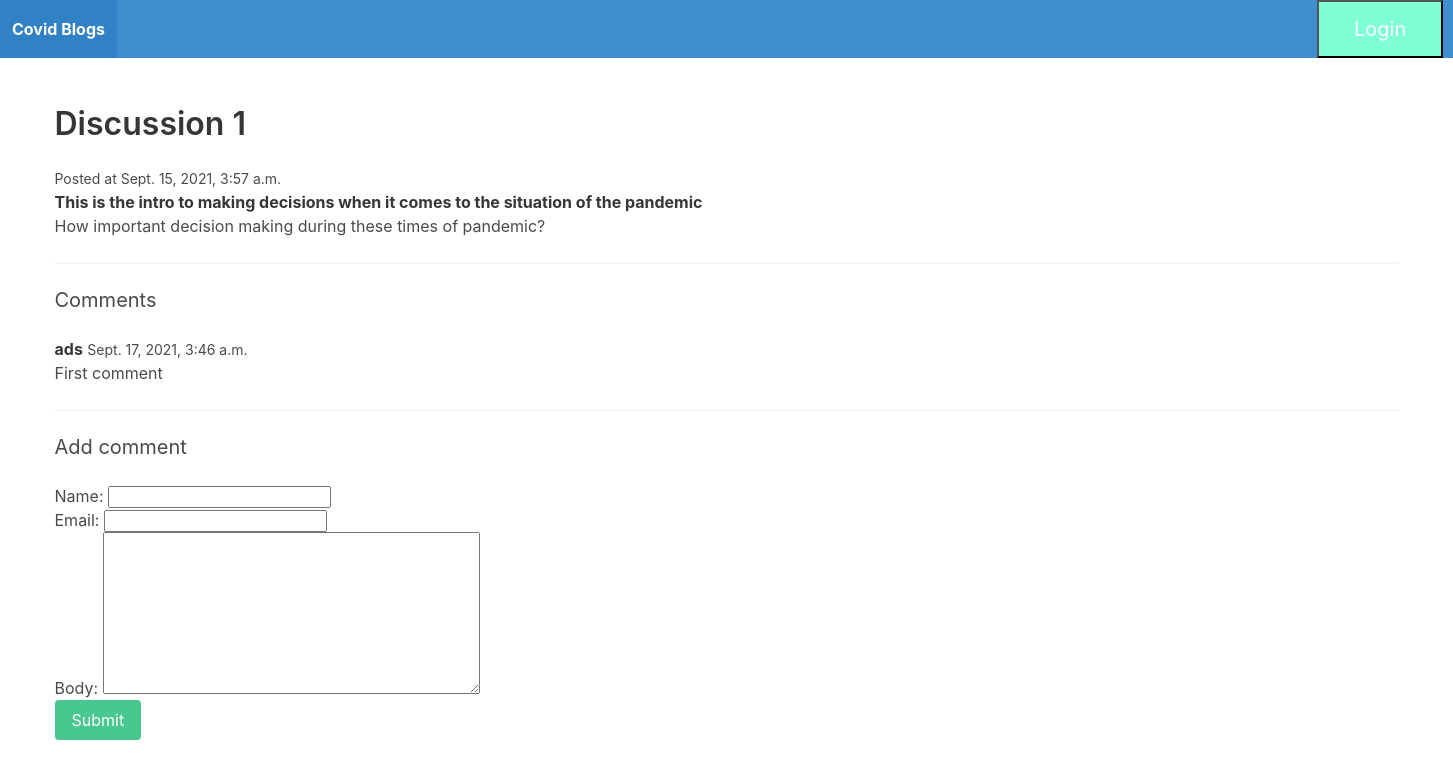
Page /post-1/ on the committed database.
### blog/models.py (models this page shows)
class Post(models.Model):
    title = models.CharField(max_length=255)
    slug = models.SlugField()
    intro = models.TextField()
    body = models.TextField()
    date_added = models.DateTimeField(auto_now_add=True)

class Comment(models.Model):
    post = models.ForeignKey(Post, related_name='comments', on_delete=models.CASCADE)
    name = models.CharField(max_length=255)
    email = models.EmailField()
    body = models.TextField()
    date_added = models.DateTimeField(auto_now_add=True)

### blog/views.py (the view)
# urls.py: path('<slug:slug>/', post_detail, name='post_detail'),
def post_detail(request, slug):
    post = Post.objects.get(slug=slug)
    if request.method == 'POST':
        form = CommentForm(request.POST)
        if form.is_valid():
            comment = form.save(commit=False)
            comment.post = post
            comment.save()
            return redirect('post_detail', slug=post.slug)
    else:
        form = CommentForm()
    return render(request, 'blog/post_detail.html', {'post': post, 'form': form})

### blog/forms.py
class CommentForm(forms.ModelForm):
    class Meta:
        model = Comment
        fields = ['name', 'email', 'body']

### blog/templates/blog/post_detail.html (shortened to what this page needs)
{% extends 'blog/base.html' %}
{% block content %}
    <h1 class="title">{{ post.title }}</h1>
    <small>Posted at {{ post.date_added }}</small>
    <p><strong>{{ post.intro }}</strong></p>
    <p>{{ post.body }}</p>
    <hr>
    <h2 class="subtitle">Comments</h2>
    {% for comment in post.comments.all %}
    <article class="media">
        <div class="media-content">
            <div class="content">
                <p>
                    <strong>{{ comment.name }}</strong>
                    <small>{{ comment.date_added }}</small>
                    <br>
                    {{ comment.body }}
                </p>
            </div>
        </div>
    </article>
    {% empty %}
    <div class="notification">
        <p>No comments yet!</p>
    </div>
    {% endfor %}
    <hr>
    <h2 class="subtitle">Add comment</h2>
    <form method="post" action=".">
        {{ form.as_p }}
        <div class="field">
            <div class="control">
                <button class="button is-success">Submit</button>
            </div>
        </div>
    </form>
{% endblock %}

### rows in the picture
Post: title "Discussion 1", date_added "Sept. 15, 2021, 3:57 a.m.", intro "This is the intro to making decisions when it comes to the situation of the pandemic", body "How important decision making during these times of pandemic?"
Comment: name "ads", date_added "Sept. 17, 2021, 3:46 a.m.", body "First comment"
